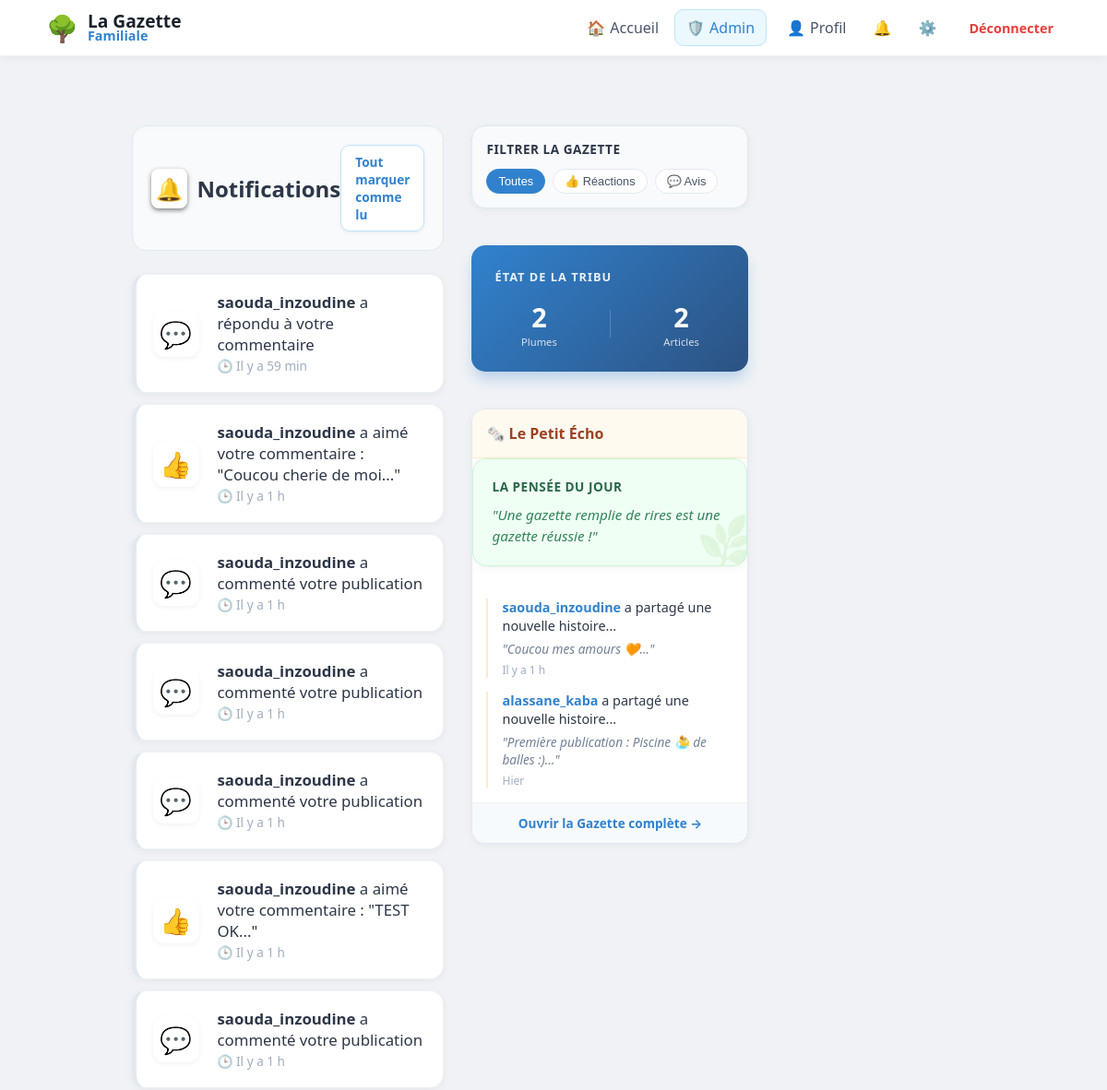
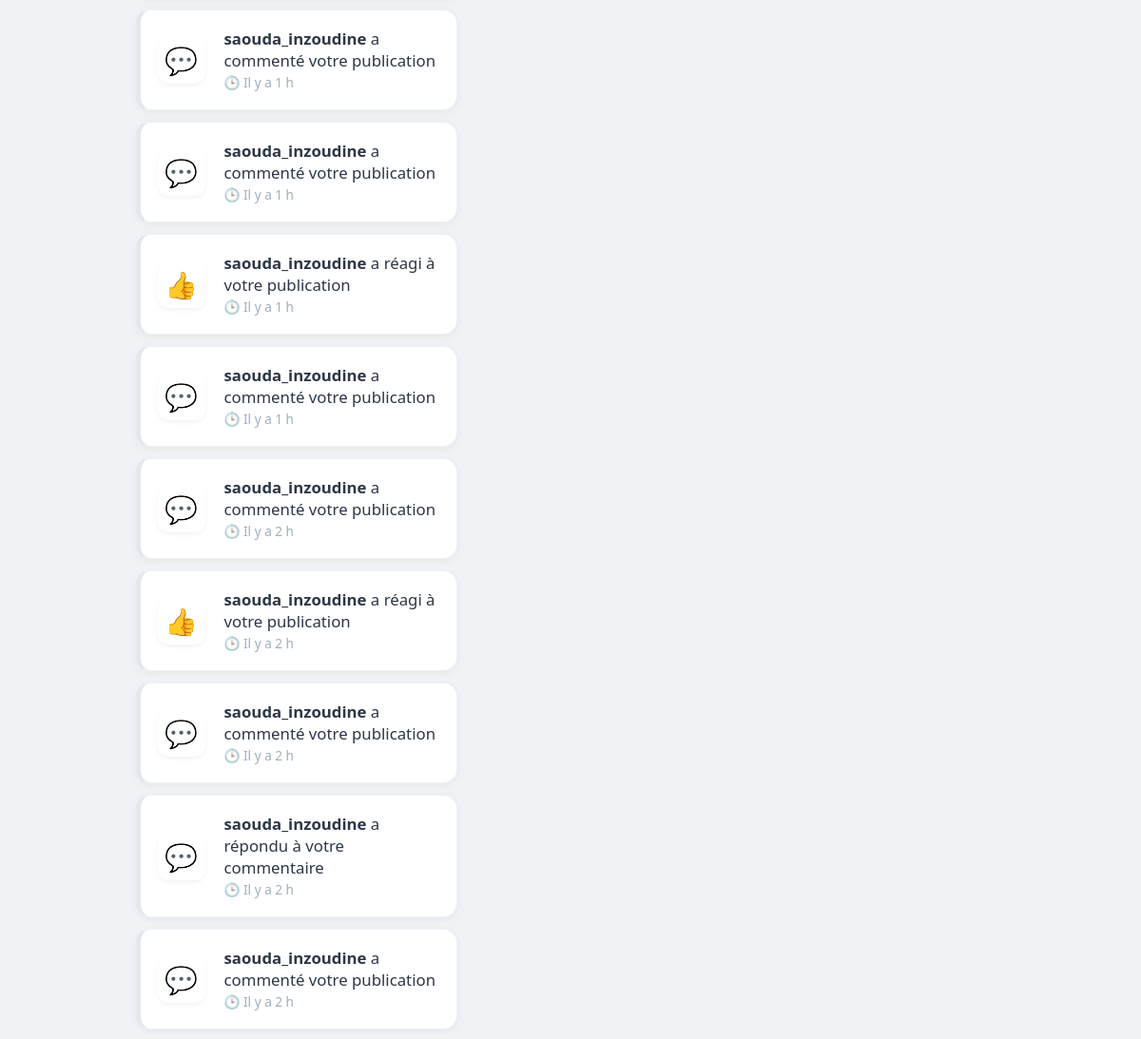
The page /notifications (signed in, upper part) on the database as committed earlier (2 pictures, top to bottom).
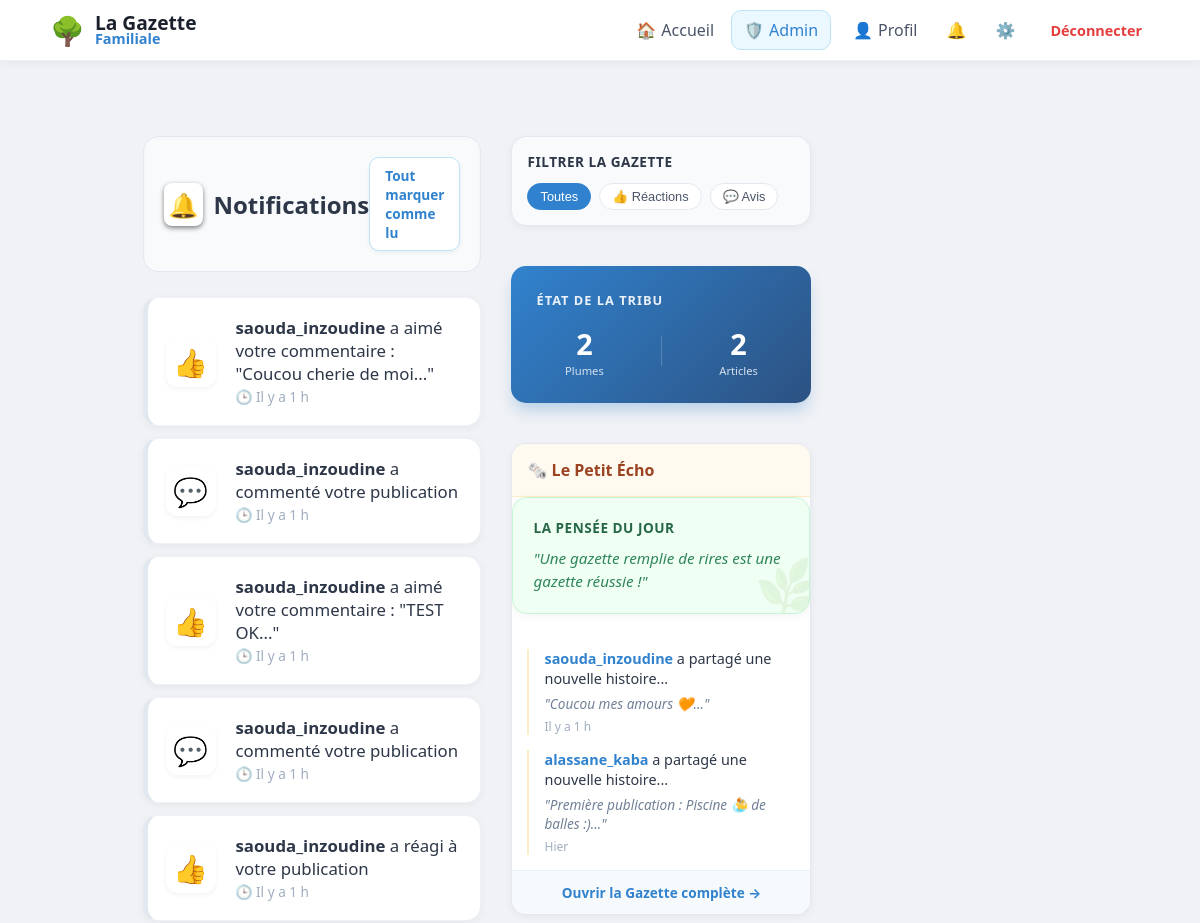
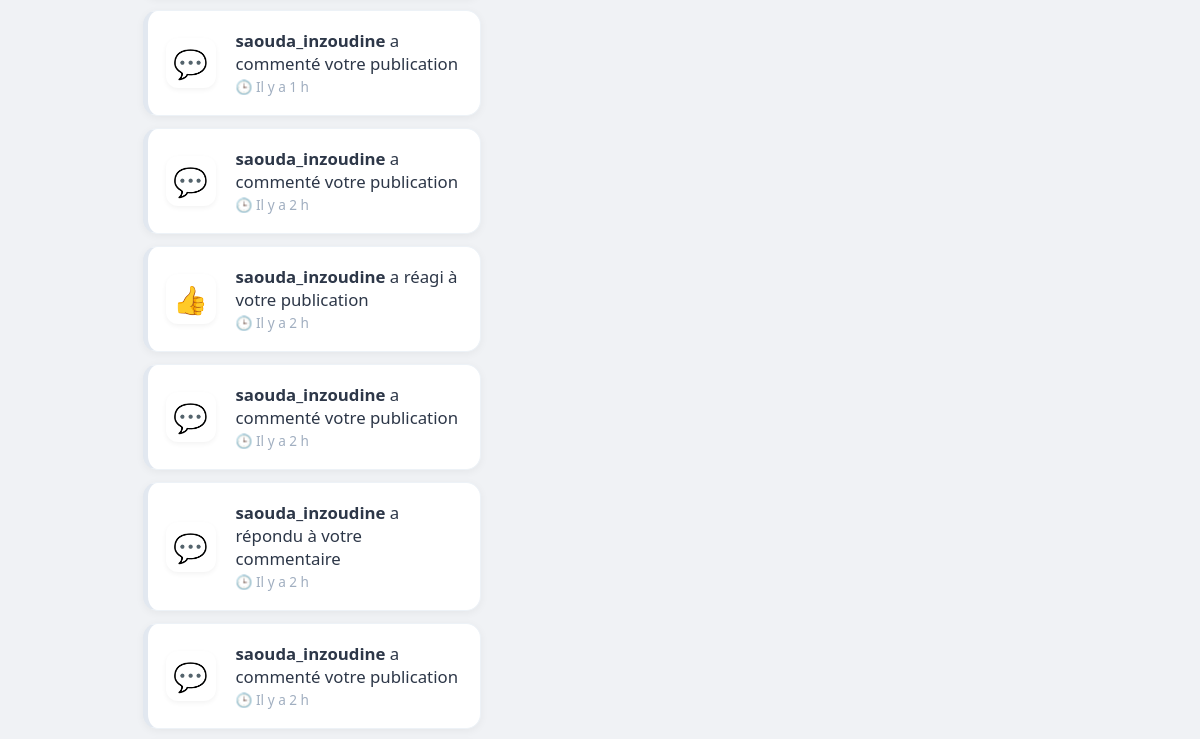
The same page on the database as committed later (2 pictures, top to bottom).
### tables this page shows
CREATE TABLE notifications (
                id INTEGER PRIMARY KEY AUTOINCREMENT,
                username TEXT,      -- Celui qui reçoit
                sender TEXT,        -- Celui qui a agi
                message TEXT,
                post_id INTEGER,    -- Pour cliquer et aller sur le post
                comment_id INTEGER, -- envoie vers un commentaire en particulier
                is_read INTEGER DEFAULT 0,
                created_at DATETIME DEFAULT CURRENT_TIMESTAMP
            );

CREATE TABLE posts (
                id INTEGER PRIMARY KEY AUTOINCREMENT, 
                username TEXT, 
                content TEXT, 
                likes INTEGER DEFAULT 0, 
                image TEXT,
                created_at DATETIME DEFAULT CURRENT_TIMESTAMP
            );

### app.py (the view)
@app.route("/notifications")
@login_required
def notifications():
    with get_db() as db:
        notifs = db.execute("""
                    SELECT id, sender, message, post_id, comment_id, is_read, created_at
                    FROM notifications
                    WHERE username = ?
                    ORDER BY created_at DESC
                """, (session['user'],)).fetchall()
        recent_activity = db.execute("""
                    SELECT username, content, created_at
                    FROM posts ORDER BY id DESC LIMIT 3
                """).fetchall()
        citations = [
            "La famille, c'est là où la vie commence et où l'amour ne finit jamais.",
            "Chaque souvenir partagé ici est un trésor pour demain.",
            "Une gazette remplie de rires est une gazette réussie !",
            "Petit à petit, la tribu grandit et l'histoire s'écrit.",
            "Le bonheur est fait de petites choses partagées."
        ]
        pensee_du_jour = random.choice(citations)
        db.execute("UPDATE notifications SET is_read = 1 WHERE username = ?", (session["user"],))
        db.commit()
    return render_template("notifications.html", notifs=notifs, recent_activity=recent_activity,
                           pensee_du_jour=pensee_du_jour)

### app.py (called while the page is built)
def get_db():
    db = sqlite3.connect("database.db")
    db.row_factory = sqlite3.Row
    return db

def login_required(f):
    @wraps(f)
    def decorated_function(*args, **kwargs):
        if "user" not in session:
            flash("Veuillez vous connecter pour accéder à cette page.", "info")
            return redirect("/login")
        return f(*args, **kwargs)
    return decorated_function

@app.context_processor
def inject_global_stats():
    stats = {'total_users': 0, 'total_posts': 0}
    if session.get('user'):
        db = get_db()
        u_count = db.execute("SELECT COUNT(*) FROM users WHERE is_approved = 1").fetchone()[0]
        p_count = db.execute("SELECT COUNT(*) FROM posts").fetchone()[0]
        stats = {'total_users': u_count, 'total_posts': p_count}
    return stats

@app.context_processor
def inject_pending_count():
    if session.get('is_admin'):
        db = get_db()
        count = db.execute("SELECT COUNT(*) as total FROM users WHERE is_approved = 0").fetchone()
        return {'pending_count': count['total']}
    return {'pending_count': 0}

@app.context_processor
def inject_notifications_count():
    if session.get('user'):
        db = get_db()
        count = db.execute("SELECT COUNT(*) FROM notifications WHERE username = ? AND is_read = 0",
                           (session['user'],)).fetchone()[0]
        return {'unread_count': count}
    return {'unread_count': 0}

@app.template_filter('relative_time')
def relative_time(date_str):
    if not date_str:
        return "Date inconnue"
    past = datetime.strptime(date_str, '%Y-%m-%d %H:%M:%S')
    now = datetime.now(timezone.utc).replace(tzinfo=None)
    diff = now - past
    if diff.days == 0:
        if diff.seconds < 60:
            return "À l'instant"
        if diff.seconds < 3600:
            return f"Il y a {diff.seconds // 60} min"
        return f"Il y a {diff.seconds // 3600} h"
    if diff.days == 1:
        return "Hier"
    if diff.days < 7:
        return f"Il y a {diff.days} jours"
    return past.strftime('%d/%m/%Y')

### templates/notifications.html (shortened to what this page needs)
{% extends "base.html" %}
{% block content %}
<div style="display: grid; grid-template-columns: 1fr 300px; gap: 30px; max-width: 1100px; margin: 30px auto; padding: 0 20px;">
    <div>
        <div style="display: flex; justify-content: space-between; align-items: center; margin-bottom: 25px; background: #f8fafc; padding: 20px; border-radius: 15px; border: 1px solid #e2e8f0; box-shadow: inset 0 2px 4px rgba(0,0,0,0.02);">
            <h2 style="margin: 0; color: #2d3748; font-size: 1.5em; display: flex; align-items: center; gap: 10px;">
                <span style="background: white; padding: 5px; border-radius: 8px; box-shadow: 0 2px 5px rgba(0,0,0,0.5);">🔔</span>
                Notifications
            </h2>
            {% if notifs %}
            <a href="{{ url_for('mark_all_read') }}"
               style="text-decoration: none; color: #3182ce; font-size: 0.85em; font-weight: 700; background: white; border: 1px solid #bee3f8; padding: 8px 15px; border-radius: 10px; transition: 0.3s; box-shadow: 0 2px 4px rgba(0,0,0,0.05);">
                Tout marquer comme lu
            </a>
            {% endif %}
        </div>
        {% if notifs %}
        <div style="display: flex; flex-direction: column; gap: 12px;">
            {% for n in notifs %}
            {% set category = 'reaction' if ('aimé' in n['message'] or 'réagi' in n['message']) else 'avis' if ('commenté' in n['message'] or 'répondu' in n['message']) else 'autre' %}
            <a href="{{ url_for('view_post', post_id=n['post_id']) }}#comment-{{ n['comment_id'] }}"
               class="notif-item"
               data-type="{{ category }}"
               style="text-decoration: none; color: inherit; display: block;">
                <div class="post-card"
                     style="margin-bottom: 0; padding: 18px; display: flex; align-items: center; gap: 20px; border-left: 5px solid {% if n['is_read'] == 0 %}#3182ce{% else %}#e2e8f0{% endif %}; {% if n['is_read'] == 0 %} background: #f7fafc; {% endif %}">
                    <div style="font-size: 28px; background: white; width: 50px; height: 50px; display: flex; align-items: center; justify-content: center; border-radius: 12px; box-shadow: 0 2px 5px rgba(0,0,0,0.05);">
                        {% if category == 'reaction' %} 👍
                        {% elif category == 'avis' %} 💬
                        {% else %} ✨ {% endif %}
                    </div>
                    <div style="flex: 1;">
                        <p style="margin: 0; font-size: 1.05em; color: #2d3748;">
                            <strong>{{ n['sender'] }}</strong> {{ n['message'] }}
                        </p>
                        <span style="font-size: 0.85em; color: #a0aec0;">
                                     🕒 {{ n['created_at']|relative_time }}
                                </span>
                    </div>
                </div>
            </a>
            {% endfor %}
        </div>
        {% endif %}
    </div>
    <aside style="display: flex; flex-direction: column; gap: 20px;">
        <div class="post-card" style="padding: 15px; background: #f8fafc; border: 1px solid #e2e8f0;">
            <h4 style="margin: 0 0 12px 0; color: #2d3748; font-size: 0.85em; text-transform: uppercase; letter-spacing: 0.5px;">Filtrer la Gazette</h4>
            <div style="display: flex; flex-wrap: wrap; gap: 8px;">
                <button class="filter-btn active">Toutes</button>
                <button class="filter-btn">👍 Réactions</button>
                <button class="filter-btn">💬 Avis</button>
            </div>
        </div>
        <div class="post-card" style="background: linear-gradient(135deg, #3182ce, #2c5282); color: white; border: none; padding: 25px; box-shadow: 0 10px 15px -3px rgba(49, 130, 206, 0.3);">
            <h4 style="margin: 0 0 15px 0; font-size: 0.8em; text-transform: uppercase; letter-spacing: 1px; opacity: 0.9;">État de la Tribu</h4>
            <div style="display: flex; justify-content: space-around; align-items: center;">
                <div style="text-align: center;">
                    <div style="font-size: 1.8em; font-weight: 800;">{{ total_users }}</div>
                    <div style="font-size: 0.7em; opacity: 0.8;">Plumes</div>
                </div>
                <div style="text-align: center;">
                    <div style="font-size: 1.8em; font-weight: 800;">{{ total_posts }}</div>
                    <div style="font-size: 0.7em; opacity: 0.8;">Articles</div>
                </div>
            </div>
        </div>
        <div class="post-card" style="padding: 0; overflow: hidden; border: 1px solid #e2e8f0;">
            <div style="background: #fffaf0; padding: 15px; border-bottom: 1px solid #feebc8;">
                <h4 style="margin: 0; color: #9c4221; font-size: 1em; display: flex; align-items: center; gap: 8px;">🗞️ Le Petit Écho</h4>
            </div>
            <div class="post-card" style="padding: 20px; background: #f0fff4; border: 1px solid #c6f6d5; position: relative; overflow: hidden;">
                <span style="position: absolute; right: -10px; bottom: -10px; font-size: 50px; opacity: 0.1; transform: rotate(-15deg);">🌿</span>
                <h4 style="margin: 0 0 10px 0; color: #276749; font-size: 0.85em; text-transform: uppercase; letter-spacing: 0.5px;">La Pensée du Jour</h4>
                <p style="margin: 0; font-size: 0.95em; color: #2f855a; line-height: 1.5; font-style: italic;">"{{ pensee_du_jour }}"</p>
            </div>
            <div style="padding: 15px; display: flex; flex-direction: column; gap: 15px;">
                {% for act in recent_activity %}
                <div class="echo-item" style="position: relative; padding-left: 15px; border-left: 2px solid #feebc8;">
                    <p style="margin: 0; font-size: 0.9em; color: #2d3748; line-height: 1.4;">
                        <strong style="color: #3182ce;">{{ act['username'] }}</strong> a partagé une nouvelle histoire...
                    </p>
                    <p style="margin: 5px 0 0 0; font-style: italic; color: #718096; font-size: 0.85em;">"{{ act['content'][:60] }}..."</p>
                    <small style="color: #a0aec0; font-size: 0.75em; display: block; margin-top: 5px;">{{ act['created_at']|relative_time }}</small>
                </div>
                {% endfor %}
            </div>
            <a href="/" style="display: block; background: #f7fafc; text-align: center; padding: 12px; font-size: 0.85em; color: #3182ce; text-decoration: none; font-weight: bold; border-top: 1px solid #edf2f7;">Ouvrir la Gazette complète →</a>
        </div>
    </aside>
</div>
{% endblock %}

### templates/base.html (shortened to what this page needs)
<!DOCTYPE html>
<html lang="fr">
<head>
    <link rel="stylesheet" href="{{ url_for('static', filename='style.css') }}">
</head>
<body>
<nav class="navbar">
    <div class="nav-content">
        <div class="nav-left">
            <a href="/" style="text-decoration: none; display: flex; align-items: center; gap: 10px;">
                <span style="font-size: 28px;">🌳</span>
                <div class="nav-text-container" style="display: flex; flex-direction: column;">
                    <span style="font-size: 1.2em; font-weight: 800; color: #1a202c; line-height: 1;">La Gazette</span>
                    <span style="font-size: 0.9em; font-weight: 600; color: var(--primary); line-height: 1;">Familiale</span>
                </div>
            </a>
        </div>
        <div class="nav-right" style="display: flex; align-items: center; gap: 5px;">
            <a href="/" class="nav-item">🏠 <span class="nav-text" style="margin-left:5px;">Accueil</span></a>
            {% if session.get("user") %}
            {% if session.get('is_admin') %}
            <a href="/admin/users" class="nav-item"
               style="background: #ebf8ff; color: var(--primary); border: 1px solid #bee3f8; margin-right: 5px;">
                🛡️ <span class="nav-text" style="margin-left:5px;">Admin</span>
            </a>
            {% endif %}
            <a href="{{ url_for('profile', username=session['user']) }}" class="nav-item">👤 <span class="nav-text"
                                                                                                  style="margin-left:5px;">Profil</span></a>
            <a href="/notifications" class="nav-item" style="position: relative;">
                🔔
            </a>
            <a href="/settings" class="nav-item">⚙️</a>
            <a href="/logout"
               style="color: var(--danger); text-decoration: none; font-weight: 700; font-size: 0.9em; margin-left:10px; padding: 8px;">Déconnecter</a>
            {% else %}
            <a href="/login" class="nav-item">Connexion</a>
            <a href="/register"
               style="background: var(--primary); color: white; padding: 8px 16px; border-radius: 10px; text-decoration: none; font-weight: 700; margin-left: 10px;">Rejoindre</a>
            {% endif %}
        </div>
    </div>
</nav>
<div class="main-container">
    {% block content %}{% endblock %}
</div>
</body>
</html>

### static/style.css (style rules this page uses)
body { font-family: 'Segoe UI', system-ui, -apple-system, sans-serif; background: #f0f2f5; margin: 0; color: #1a202c; }
nav { background: white; border-bottom: 1px solid #edf2f7; position: sticky; top: 0; z-index: 1000; }
.post-card { background: white; border-radius: 15px; padding: 20px; margin-bottom: 20px; box-shadow: 0 2px 8px rgba(0,0,0,0.05); border: 1px solid #edf2f7; overflow: hidden; }
.nav-item { display: flex; align-items: center; padding: 8px 12px; border-radius: 10px; text-decoration: none; transition: 0.2s; color: #4a5568; }

### templates/base.html (style rules this page uses)
:root { --bg-color: #f0f2f5; --primary: #3182ce; --text-main: #1a202c; --text-light: #718096; --danger: #e53e3e; --success: #38a169; --info: #3182ce; }
body { background-color: var(--bg-color); margin: 0; font-family: 'Segoe UI', system-ui, -apple-system, sans-serif; }
.navbar { background: white; box-shadow: 0 2px 10px rgba(0,0,0,0.05); padding: 10px 0; position: sticky; top: 0; z-index: 1000; border-bottom: 1px solid #edf2f7; }
.nav-content { max-width: 1100px; margin: 0 auto; padding: 0 20px; display: flex; justify-content: space-between; align-items: center; }
.nav-item { display: flex; align-items: center; padding: 8px 12px; border-radius: 10px; text-decoration: none; color: #4a5568; transition: 0.2s; font-weight: 500; }
.main-container { max-width: 1100px; margin: 0 auto; padding: 20px 15px; display: grid; grid-template-columns: 1fr; gap: 25px; align-items: start; box-sizing: border-box; }
@media (min-width: 900px) { .main-container { grid-template-columns: 280px 650px; justify-content: center; } }

### templates/notifications.html (style rules this page uses)
.post-card { transition: all 0.3s ease; }
.filter-btn { background: white; color: #4a5568; border: 1px solid #e2e8f0; padding: 5px 12px; border-radius: 20px; font-size: 0.8em; cursor: pointer; transition: all 0.2s ease; }
.filter-btn.active { background: #3182ce !important; color: white !important; border-color: #3182ce !important; }
aside { display: flex; flex-direction: column; gap: 20px; position: sticky; top: 20px; height: fit-content; }

Rows that differ between the two databases and show on the page:
removed notifications: sender "saouda_inzoudine", message "a répondu à votre commentaire", created_at|relative_time "Il y a 59 min"
removed notifications: sender "saouda_inzoudine", message "a commenté votre publication", created_at|relative_time "Il y a 1 h"
removed notifications: sender "saouda_inzoudine", message "a commenté votre publication", created_at|relative_time "Il y a 1 h"
removed notifications: sender "saouda_inzoudine", message "a commenté votre publication", created_at|relative_time "Il y a 1 h"
removed notifications: sender "saouda_inzoudine", message "a commenté votre publication", created_at|relative_time "Il y a 1 h"
